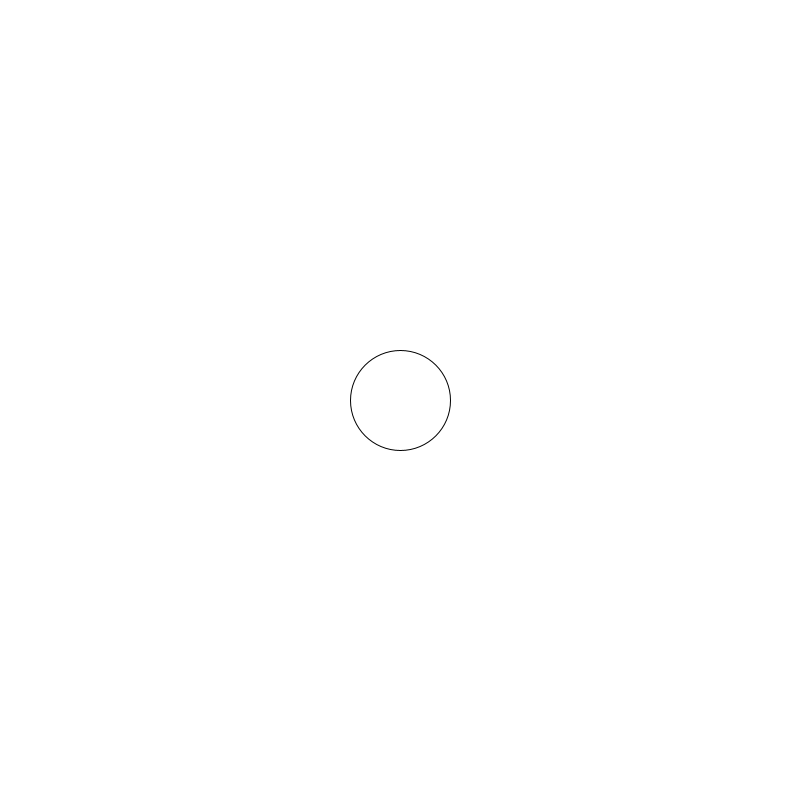
Frame 1 (no input)
Frame 60 (the mouse pressed at the canvas centre just before this capture): identical to frame 1, image omitted
Frame 120 (the mouse held since frame 60 and released just before this capture): identical to frame 1, image omitted

The Processing sketch that drew this single still picture (run headless with seeded random() and noise(); from frame 60 on, the mouse is pressed at the canvas centre):

// Processing sketch: preg11
// ── preg11.pde
int r;
void setup() {
  size(800, 800);
  calcula(10);
}

void draw() {
  background(255);
  circle(width/2, height/2, r);
}

void calcula(int n) {
  if (n == 1) {
    r = 5;
  } else if(n%2==0) {
    r = 100;
  } else {
    r = n;
  }
}
